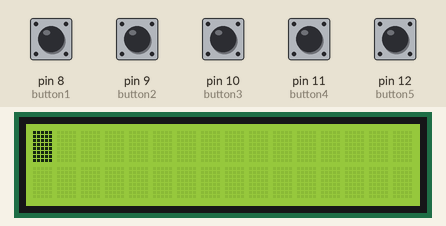
A sketch run on a simulated Arduino Uno, built with avr-gcc and run on an emulated ATmega328P. Shown: 16×2 character LCD. Inputs (shaded band) come from the test bench; at power-on: pin 8 (button1), pin 9 (button2), pin 10 (button3), pin 11 (button4), pin 12 (button5) HIGH.

Above: at 1.2 s.
1.3 s: pin 12 (button5) pulled LOW for 0.15 s
At 1.7 s:
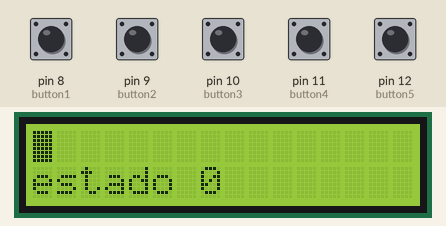
At 2.8 s:
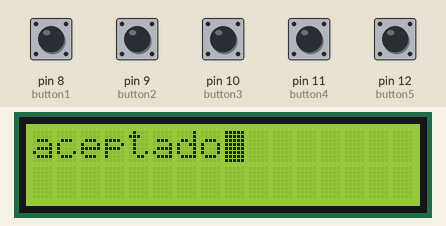
Timing chart, 0 to 4.3 s (numbered marks = the images above; inputs shaded):
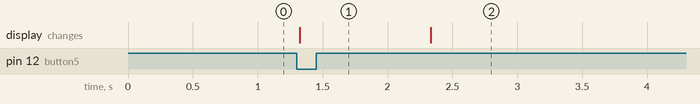

The sketch:

turing.ino
```cpp
#include <LiquidCrystal_I2C.h>

#include <Button.h>


#include <Wire.h>
#include <LiquidCrystal_I2C.h>

//Constantes y tipos
LiquidCrystal_I2C  lcd(0x27, 2, 1, 0, 4, 5, 6, 7);

Button button1(8);  //modo 1, 1
Button button2(9);  //modo 2, 0
Button button3(10); //      , ' '
Button button4(11); //      , <-
Button button5(12); //      , terminar


const int ledPin =  13;
const int intervalo = 500;
const int estados_maximos = 20;
const int cinta_max = 64;


char cinta[cinta_max];
int l = 0;
int cp = 0;
int state = 0;

bool input = true;
bool program1 = false;
bool program2 = false;

void setup() {
  button1.begin();
  button2.begin();
  button3.begin();
  button4.begin();
  button5.begin();

  //cinta[l++] = ' ';

  lcd.begin (16, 2); //16 x 2
  lcd.setBacklightPin(3, POSITIVE);
  lcd.setBacklight(LOW);
  lcd.setBacklight(HIGH);
}

void loop() {
  lcd.clear();

  if (input) {
    lcd.blink();
    readInput();
  }

  printCinta();

  if (program1) {
    turing1();
  }

  delay(20);
}

void printCinta() {
  lcd.setCursor(0, 0);
  for (int i = 0; i < l; i++) {
    lcd.print(cinta[i]);
  }
}

void readInput() {
  if (button1.pressed()) {
    cinta[l++] = '1';
  }
  if (button2.pressed()) {
    cinta[l++] = '0';
  }

  if (button3.pressed()) {
    cinta[l++] = ' ';
  }
  if (button4.pressed()) {
    cinta[l--] = ' ';
  }
  if (button5.pressed()) {
    input = false;
    program1 = true;
  }
}

void turing1() {
  lcd.blink();
  char c = cinta[cp];
  lcd.setCursor(0, 1);
  lcd.print("estado ");
  lcd.print(0);
  lcd.setCursor(cp, 0);
  delay(1000);
  while (c == '0' || c == '1') {
    switch (state) {
      case 0:
        switch (c) {
          case '0':
            state = 2;
            break;
          case '1':
            state = 1;
            break;
        }
        cp += 1;
        break;
      case 1:
        switch (c) {
          case '0':
            state = 3;
            break;
          case '1':
            state = 0;
            break;
        }
        cp += 1;
        break;
      case 2:
        switch (c) {
          case '0':
            state = 0;
            break;
          case '1':
            state = 3;
            break;
        }
        cp += 1;
        break;
      case 3:
        switch (c) {
          case '0':
            state = 1;
            break;
          case '1':
            state = 2;
            break;
        }
        cp += 1;
        break;
    }
    lcd.setCursor(0, 1);
    lcd.print("estado ");
    lcd.print(state);
    lcd.setCursor(cp, 0);
    delay(1000);
    c = cinta[cp];
  }
  lcd.clear();
  if (state == 0) {
    lcd.print("aceptado");
  } else {
    lcd.print("rechazado");
  }
  delay(2000);
  program1 = false;
}
```

Measured:
- after the input at 1.3 s, the display: changes at once (image 1)
